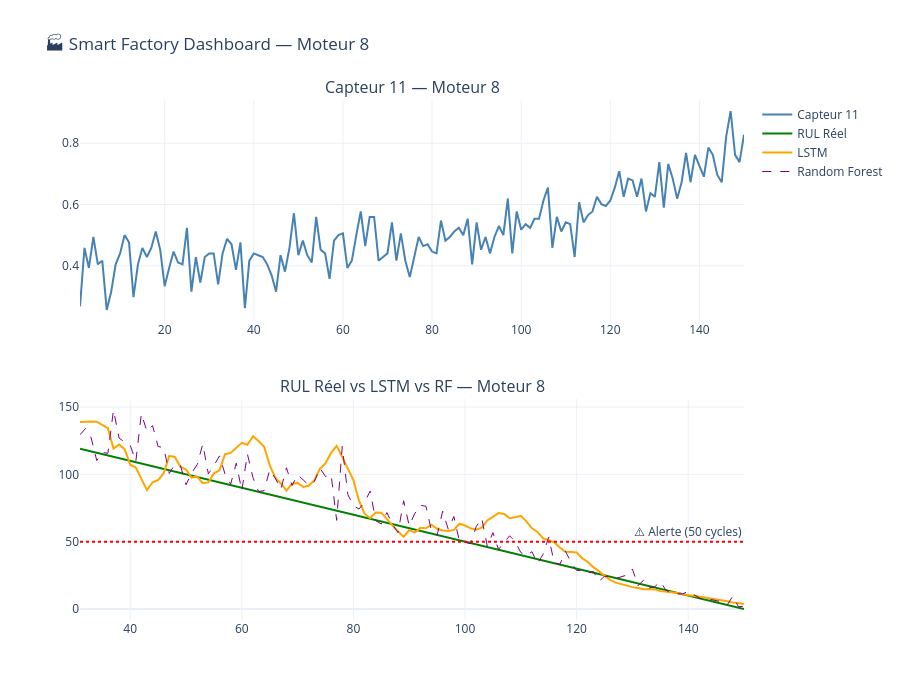

Source (notebook cell):
### Code cell
# Dashboard LSTM — Moteur au choix
moteur_id = 8  # Change ce nombre pour voir d'autres moteurs

# Filtrer moteur
moteur = df_raw[df_raw['moteur_id'] == moteur_id].copy()

# Créer séquences pour ce moteur
X_moteur, y_moteur = créer_séquences(
    moteur[capteurs_utiles].values,
    moteur['RUL'].values,
    SEQUENCE_LENGTH
)

# Prédictions LSTM et RF
rul_lstm = model_lstm.predict(X_moteur).flatten()
rul_rf   = model[moteur[capteurs_utiles]
                 .iloc[SEQUENCE_LENGTH:]
                 .values].flatten() \
           if False else \
           model.predict(
               moteur[capteurs_utiles]
               .iloc[SEQUENCE_LENGTH:]
               .values
           )

# Cycles correspondants
cycles = moteur['cycle'].values[SEQUENCE_LENGTH:]
rul_reel = moteur['RUL'].values[SEQUENCE_LENGTH:]

# Dashboard
fig = make_subplots(
    rows=2, cols=1,
    subplot_titles=(
        f'Capteur 11 — Moteur {moteur_id}',
        f'RUL Réel vs LSTM vs RF — Moteur {moteur_id}'
    ),
    vertical_spacing=0.15
)

# Capteur 11
fig.add_trace(go.Scatter(
    x=moteur['cycle'], y=moteur['capteur_11'],
    name='Capteur 11', line=dict(color='steelblue')),
    row=1, col=1)

# RUL Réel
fig.add_trace(go.Scatter(
    x=cycles, y=rul_reel,
    name='RUL Réel', line=dict(color='green', width=2)),
    row=2, col=1)

# RUL LSTM
fig.add_trace(go.Scatter(
    x=cycles, y=rul_lstm,
    name='LSTM', line=dict(color='orange', width=2)),
    row=2, col=1)

# RUL Random Forest
fig.add_trace(go.Scatter(
    x=cycles, y=rul_rf,
    name='Random Forest', 
    line=dict(color='purple', width=1, dash='dash')),
    row=2, col=1)

# Seuil alerte
fig.add_hline(y=50, line_dash='dot', line_color='red',
              annotation_text='⚠️ Alerte (50 cycles)',
              row=2, col=1)

fig.update_layout(
    title=f'🏭 Smart Factory Dashboard — Moteur {moteur_id}',
    height=700, template='plotly_white',
    hovermode='x unified'
)

fig.show()

# Stats
mae_lstm_moteur = mean_absolute_error(rul_reel, rul_lstm)
mae_rf_moteur   = mean_absolute_error(rul_reel, rul_rf)
print(f"\n📊 Moteur {moteur_id} :")
print(f"LSTM MAE : {mae_lstm_moteur:.1f} cycles")
print(f"RF MAE   : {mae_rf_moteur:.1f} cycles")

### Figure 1 — Plotly figure (JSON) as saved in the notebook; plotly's stock layout.template omitted (floating-point values rounded to 4 significant figures; data arrays with more than 128 entries replaced by an {"elided": "..."} marker saying what was removed)
{"data": [{"line": {"color": "steelblue"}, "name": "Capteur 11", "type": "scatter", "x": {"elided": "150 int values"}, "xaxis": "x", "y": {"elided": "150 float values"}, "yaxis": "y"}, {"line": {"color": "green", "width": 2}, "name": "RUL Réel", "type": "scatter", "x": [31, 32, 33, 34, 35, 36, 37, 38, 39, 40, 41, 42, 43, 44, 45, 46, 47, 48, 49, 50, 51, 52, 53, 54, 55, 56, 57, 58, 59, 60, 61, 62, 63, 64, 65, 66, 67, 68, 69, 70, 71, 72, 73, 74, 75, 76, 77, 78, 79, 80, 81, 82, 83, 84, 85, 86, 87, 88, 89, 90, 91, 92, 93, 94, 95, 96, 97, 98, 99, 100, 101, 102, 103, 104, 105, 106, 107, 108, 109, 110, 111, 112, 113, 114, 115, 116, 117, 118, 119, 120, 121, 122, 123, 124, 125, 126, 127, 128, 129, 130, 131, 132, 133, 134, 135, 136, 137, 138, 139, 140, 141, 142, 143, 144, 145, 146, 147, 148, 149, 150], "xaxis": "x2", "y": [119, 118, 117, 116, 115, 114, 113, 112, 111, 110, 109, 108, 107, 106, 105, 104, 103, 102, 101, 100, 99, 98, 97, 96, 95, 94, 93, 92, 91, 90, 89, 88, 87, 86, 85, 84, 83, 82, 81, 80, 79, 78, 77, 76, 75, 74, 73, 72, 71, 70, 69, 68, 67, 66, 65, 64, 63, 62, 61, 60, 59, 58, 57, 56, 55, 54, 53, 52, 51, 50, 49, 48, 47, 46, 45, 44, 43, 42, 41, 40, 39, 38, 37, 36, 35, 34, 33, 32, 31, 30, 29, 28, 27, 26, 25, 24, 23, 22, 21, 20, 19, 18, 17, 16, 15, 14, 13, 12, 11, 10, 9, 8, 7, 6, 5, 4, 3, 2, 1, 0], "yaxis": "y2"}, {"line": {"color": "orange", "width": 2}, "name": "LSTM", "type": "scatter", "x": [31, 32, 33, 34, 35, 36, 37, 38, 39, 40, 41, 42, 43, 44, 45, 46, 47, 48, 49, 50, 51, 52, 53, 54, 55, 56, 57, 58, 59, 60, 61, 62, 63, 64, 65, 66, 67, 68, 69, 70, 71, 72, 73, 74, 75, 76, 77, 78, 79, 80, 81, 82, 83, 84, 85, 86, 87, 88, 89, 90, 91, 92, 93, 94, 95, 96, 97, 98, 99, 100, 101, 102, 103, 104, 105, 106, 107, 108, 109, 110, 111, 112, 113, 114, 115, 116, 117, 118, 119, 120, 121, 122, 123, 124, 125, 126, 127, 128, 129, 130, 131, 132, 133, 134, 135, 136, 137, 138, 139, 140, 141, 142, 143, 144, 145, 146, 147, 148, 149, 150], "xaxis": "x2", "y": [139.0, 139.4, 139.3, 139.2, 136.7, 134.3, 119.2, 122.1, 118.7, 107.2, 105.1, 96.27, 88.32, 94.19, 95.79, 100.9, 113.7, 112.9, 105.7, 103.6, 97.62, 98.41, 93.41, 94.04, 100.7, 102.9, 115.0, 116.0, 119.9, 123.4, 122.0, 128.4, 124.8, 120.5, 106.9, 97.55, 93.25, 87.85, 93.09, 93.67, 90.59, 91.49, 95.64, 104.1, 108.3, 116.0, 121.2, 113.0, 104.8, 95.71, 80.49, 70.76, 67.4, 71.62, 71.56, 66.57, 62.16, 57.53, 53.55, 58.67, 56.76, 60.25, 59.91, 62.57, 59.61, 58.32, 57.96, 58.76, 63.3, 62.0, 59.92, 58.83, 60.38, 65.79, 68.6, 71.23, 70.63, 67.47, 68.14, 69.24, 65.13, 59.93, 57.26, 52.48, 51.14, 49.52, 45.64, 42.44, 42.24, 41.98, 37.75, 34.93, 31.06, 28.05, 24.73, 21.64, 19.57, 18.44, 17.17, 16.22, 15.52, 14.65, 14.78, 14.54, 13.24, 12.97, 12.45, 11.77, 10.74, 10.23, 9.814, 9.175, 8.64, 7.478, 6.945, 6.534, 5.729, 4.835, 4.495, 3.586], "yaxis": "y2"}, {"line": {"color": "purple", "dash": "dash", "width": 1}, "name": "Random Forest", "type": "scatter", "x": [31, 32, 33, 34, 35, 36, 37, 38, 39, 40, 41, 42, 43, 44, 45, 46, 47, 48, 49, 50, 51, 52, 53, 54, 55, 56, 57, 58, 59, 60, 61, 62, 63, 64, 65, 66, 67, 68, 69, 70, 71, 72, 73, 74, 75, 76, 77, 78, 79, 80, 81, 82, 83, 84, 85, 86, 87, 88, 89, 90, 91, 92, 93, 94, 95, 96, 97, 98, 99, 100, 101, 102, 103, 104, 105, 106, 107, 108, 109, 110, 111, 112, 113, 114, 115, 116, 117, 118, 119, 120, 121, 122, 123, 124, 125, 126, 127, 128, 129, 130, 131, 132, 133, 134, 135, 136, 137, 138, 139, 140, 141, 142, 143, 144, 145, 146, 147, 148, 149, 150], "xaxis": "x2", "y": [129.4, 134.2, 127.1, 110.3, 116.3, 115.6, 147.8, 127.0, 124.0, 121.7, 109.5, 145.1, 131.8, 136.3, 120.7, 119.9, 100.7, 107.4, 106.5, 92.25, 101.0, 107.2, 122.5, 100.4, 106.5, 113.7, 100.2, 92.75, 108.3, 87.97, 115.2, 97.56, 87.3, 87.91, 103.4, 97.21, 88.96, 104.9, 91.71, 99.7, 95.9, 91.88, 94.64, 104.7, 98.38, 99.99, 65.84, 120.8, 84.99, 76.62, 74.26, 79.19, 87.64, 65.59, 63.1, 71.6, 62.78, 56.74, 80.41, 61.76, 70.94, 77.07, 76.31, 57.84, 54.78, 72.66, 59.16, 68.68, 50.39, 49.34, 48.59, 61.16, 67.51, 46.44, 56.74, 44.22, 48.98, 54.36, 50.05, 41.94, 39.59, 42.56, 33.81, 40.64, 53.38, 34.08, 33.14, 42.91, 34.73, 28.61, 28.43, 26.58, 27.92, 20.53, 24.27, 24.08, 22.6, 24.03, 25.18, 29.67, 17.29, 21.39, 15.65, 16.43, 20.4, 14.0, 11.53, 11.36, 11.11, 13.12, 10.37, 8.25, 6.21, 7.05, 6.18, 5.17, 3.02, 9.6, 1.6, 2.02], "yaxis": "y2"}], "layout": {"annotations": [{"font": {"size": 16}, "showarrow": false, "text": "Capteur 11 — Moteur 8", "x": 0.5, "xanchor": "center", "xref": "paper", "y": 1, "yanchor": "bottom", "yref": "paper"}, {"font": {"size": 16}, "showarrow": false, "text": "RUL Réel vs LSTM vs RF — Moteur 8", "x": 0.5, "xanchor": "center", "xref": "paper", "y": 0.425, "yanchor": "bottom", "yref": "paper"}, {"showarrow": false, "text": "⚠️ Alerte (50 cycles)", "x": 1, "xanchor": "right", "xref": "x2 domain", "y": 50, "yanchor": "bottom", "yref": "y2"}], "height": 700, "hovermode": "x unified", "shapes": [{"line": {"color": "red", "dash": "dot"}, "type": "line", "x0": 0, "x1": 1, "xref": "x2 domain", "y0": 50, "y1": 50, "yref": "y2"}], "title": {"text": "🏭 Smart Factory Dashboard — Moteur 8"}, "xaxis": {"anchor": "y", "domain": [0, 1]}, "xaxis2": {"anchor": "y2", "domain": [0, 1]}, "yaxis": {"anchor": "x", "domain": [0.575, 1]}, "yaxis2": {"anchor": "x2", "domain": [0, 0.425]}}}
